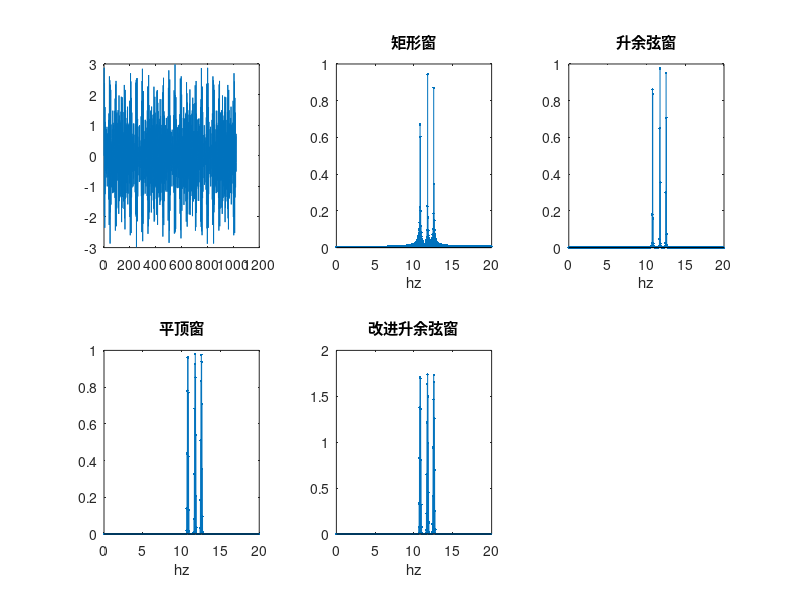

The MATLAB source for this figure:
%矩形窗 (不加窗)
f1 = 10.8;f2 = 11.75;f3 = 12.55;
fs = 40;N =1024;
n = 0:N-1;
x = sin(2*pi*f1*n/fs)+sin(2*pi*f2*n/fs)+sin(2*pi*f3*n/fs);
X = fft(x);
X=2*abs(X)/N;
f = fs/N*(0:N/2-1);
subplot(231)
plot(n,x);
subplot(232)
stem(f,abs(X(1:N/2)),'.');
xlabel("hz");
title("矩形窗");

%升余弦窗
wt1=0.5-0.5*cos(2*pi*n/N);
x = wt1.*x;
X = fft(x);
X=2*2*abs(X)/N;
f = fs/N*(0:N/2-1);
subplot(233)
stem(f,abs(X(1:N/2)),'.');
xlabel("hz");
title("升余弦窗");

%平顶窗
wt2=1-1.93*cos(2*pi*n/N)+1.29*cos(4*pi*n/N)-0.388*cos(6*pi*n/N)+0.0322*cos(8*pi*n/N);
x = wt2.*x;
X = fft(x);
X=2*abs(X)/N;
f = fs/N*(0:N/2-1);
subplot(234)
stem(f,abs(X(1:N/2)),'.');
xlabel("hz");
title("平顶窗");

%改进升余弦窗
wt3=0.54-0.46*cos(2*pi*n/N);
x = wt3.*x;
X = fft(x);
X=1.852*2*abs(X)/N;
f = fs/N*(0:N/2-1);
subplot(235)
stem(f,abs(X(1:N/2)),'.');
xlabel("hz");
title("改进升余弦窗");

